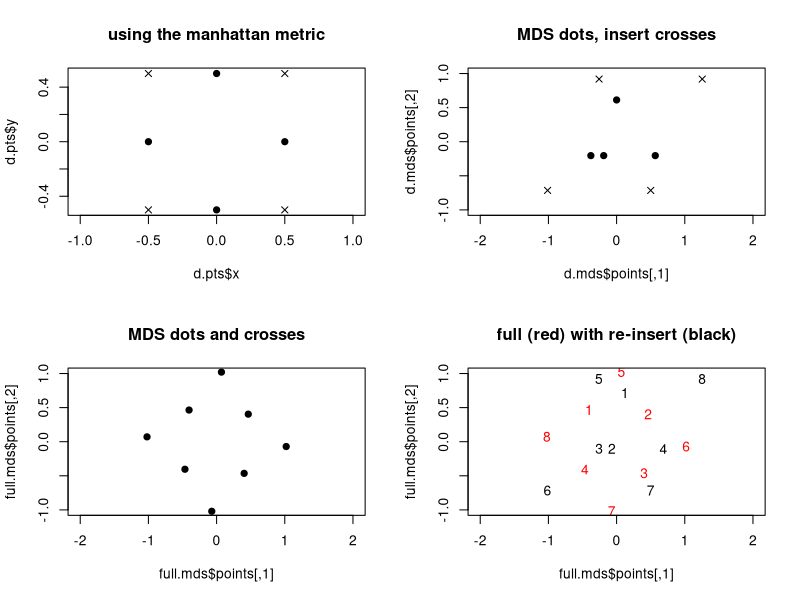

Generate this figure with R:
par(mfrow=c(2,2))

# my mds code
mymds<-function(D){

   n<-dim(D)[1]

   # squaring
   D<-D^2

   # double centre D
   ones<-t(t(rep(1,n)))
   H<-diag(1,n,n)-1/n*(ones%*%t(ones))

   S<- -1/2*H%*%D%*%H

   # eigen decompose
   eS<-eigen(S,symmetric=TRUE)
   U<-eS$vectors
   lambda<-eS$values[1:2]

   X<-U[,1:2]%*%diag(sqrt(eS$values[1:2]),2)

   return(list(points=X,eig=lambda))
}

# dots
d.pts<-list(x=c(0,0.5,0,-0.5),y=c(0.5,0,-0.5,0))
# crosses
c.pts<-list(x=c(0.5,0.5,-0.5,-0.5),y=c(0.5,-0.5,-0.5,0.5))

full.pts<-matrix(c(d.pts$x,c.pts$x,d.pts$y,c.pts$y),8,2)

#d.pts$x<-d.pts$x+6
#d.pts$y<-d.pts$y+3
#c.pts$x<-c.pts$x+6
#c.pts$y<-c.pts$y+3

meth="manhattan"
#meth="euclidean"

# plot original config
plot(d.pts,pch=19,asp=1,main=paste("using the",meth,"metric"))
points(c.pts,pch=4)



D.d<-as.matrix(dist(matrix(c(d.pts$x,d.pts$y),4,2),diag=TRUE,upper=TRUE,method=meth))
#D.c<-as.matrix(dist(matrix(c(c.pts$x,c.pts$y),4,2),diag=TRUE,upper=TRUE))

# MDS on the dots
d.mds<-mymds(D.d)
#d.mds<-cmdscale(D.d,eig=TRUE)

plot(d.mds$points,pch=19,asp=1,main="MDS dots, insert crosses",xlim=c(-1,1),ylim=c(-1,1))

# add in crosses
D.full<-as.matrix(dist(matrix(c(d.pts$x,c.pts$x,d.pts$y,c.pts$y),8,2),diag=TRUE,upper=TRUE,method=meth))
D.dc<-diag(d.mds$points%*%t(d.mds$points))-D.full[5:8,1:4]^2
c.ins<-t(1/2*diag(1/d.mds$eig)%*%t(d.mds$points)%*%(D.dc))

points(c.ins,pch=4)

# MDS both

full.mds<-mymds(D.full)
#full.mds<-cmdscale(D.full,eig=TRUE)
plot(full.mds$points,pch=19,asp=1,main="MDS dots and crosses",
      xlim=c(-1,1),ylim=c(-1,1))

# sample 

plot(full.mds$points,pch=as.character(1:8),asp=1,main="full (red) with re-insert (black)",
      xlim=c(-1,1),ylim=c(-1,1),col="red")

# sample index
sind<-sample(1:8,4)
#sind<-c(1,2,3,4)
#sind<-c(5,6,7,8)
#sind<-c(5,7,3,8)
#sind<-c(1,4,6,7,8)

D.samp<-D.full[1:4,sind]

x.diag<-diag(d.mds$points%*%t(d.mds$points))
x.diag<-matrix(rep(x.diag,dim(D.samp)[2]),dim(D.samp)[1],dim(D.samp)[2])

D.samp<-x.diag-D.samp^2
samp.ins<-1/2*t(diag(1/d.mds$eig)%*%t(d.mds$points)%*%(D.samp))
points(samp.ins,pch=as.character(sind))

#D.full<-diag(d.mds$points%*%t(d.mds$points))-D.full[1:4,]^2
#full.ins<-t(1/2*diag(1/d.mds$eig)%*%t(d.mds$points)%*%(D.full))
#points(full.ins,pch=6)

#points(samp,pch=as.character(1:4),col="light blue")

# not sample points
D.nsamp<-D.full[1:4,-sind]
x.diag<-diag(d.mds$points%*%t(d.mds$points))
x.diag<-matrix(rep(x.diag,dim(D.nsamp)[2]),dim(D.nsamp)[1],dim(D.nsamp)[2])

D.nsamp<-x.diag-D.nsamp^2
nsamp.ins<-1/2*t(diag(1/d.mds$eig)%*%t(d.mds$points)%*%(D.nsamp))
points(nsamp.ins,pch=as.character(c(1:8)[-sind]))


# create a grid
#xn<-seq(-1,1,len=10)
#yn<-seq(-1,1,len=10)
#xx<-rep(xn,10); yy<-rep(yn,rep(10,10))
#gridd<-matrix(c(xx,yy),100,2)
#
#plot(gridd,type="n",cex=0.3,asp=1,main="full (red) with re-insert (black)",
#      xlim=c(-1,1),ylim=c(-1,1),col="red")
#text(gridd,labels=1:100)
#points(full.pts[sind,],pch=19,col=rgb(1,0,0,0.5))
#
## grid mapping
#grid.mds<-cmdscale(as.matrix(dist(gridd,upper=TRUE,diag=TRUE,method=meth)),eig=TRUE)
#
#plot(grid.mds$points,type="n",asp=1,main="GRID full (red) with re-insert (black)",
#      xlim=c(-2,2),ylim=c(-2,2),col="red")
#text(grid.mds$points,labels=1:100)
#
## insert
#grid.full<-rbind(gridd,full.pts)
#
#D.gf<-as.matrix(dist(grid.full,upper=TRUE,diag=TRUE,method=meth))
#
#D.gsamp<-D.gf[1:100,sind]
#
#x.diag<-diag(grid.mds$points%*%t(grid.mds$points))
#x.diag<-matrix(rep(x.diag,dim(D.gsamp)[2]),dim(D.gsamp)[1],dim(D.gsamp)[2])
#
#D.gsamp<-x.diag-D.gsamp^2
#samp.ins<-1/2*t(diag(1/grid.mds$eig)%*%t(grid.mds$points)%*%(D.gsamp))
#
#
#
#points(samp.ins,pch=as.character(sind))
#points(samp.ins,pch=19,col=rgb(1,0,0,0.5))
#
#
#D.gnsamp<-D.gf[1:100,-sind]
#x.diag<-diag(grid.mds$points%*%t(grid.mds$points))
#x.diag<-matrix(rep(x.diag,dim(D.gnsamp)[2]),dim(D.gnsamp)[1],dim(D.gnsamp)[2])
#D.gnsamp<-x.diag-D.gnsamp^2
#nsamp.ins<-1/2*t(diag(1/grid.mds$eig)%*%t(grid.mds$points)%*%(D.gnsamp))
#
#points(nsamp.ins,pch=as.character(c(1:8)[-sind]))
#points(nsamp.ins,pch=19,col=rgb(1,0,0,0.5))




